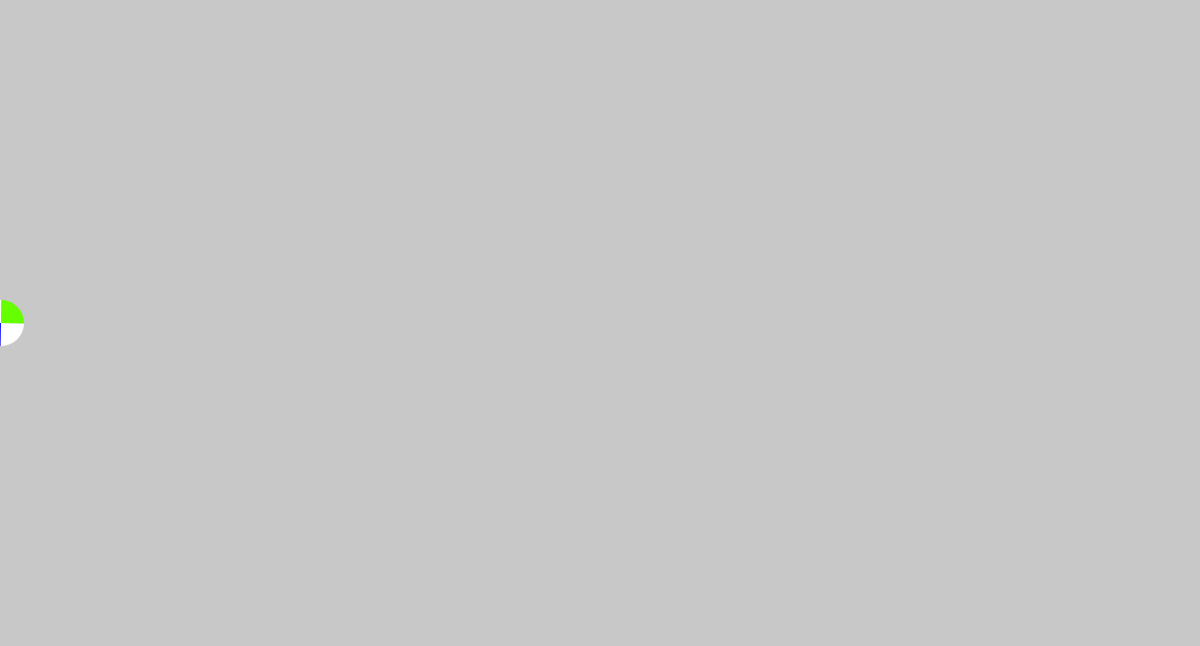
Frame 1 (no input)
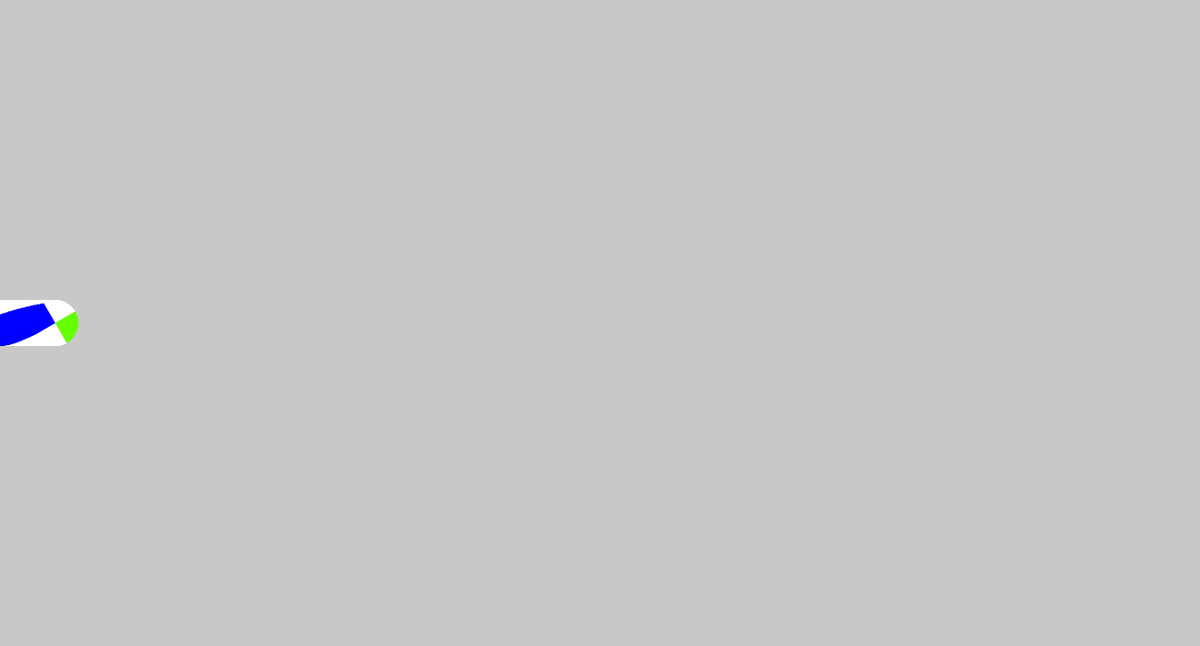
Frame 60 (no input)
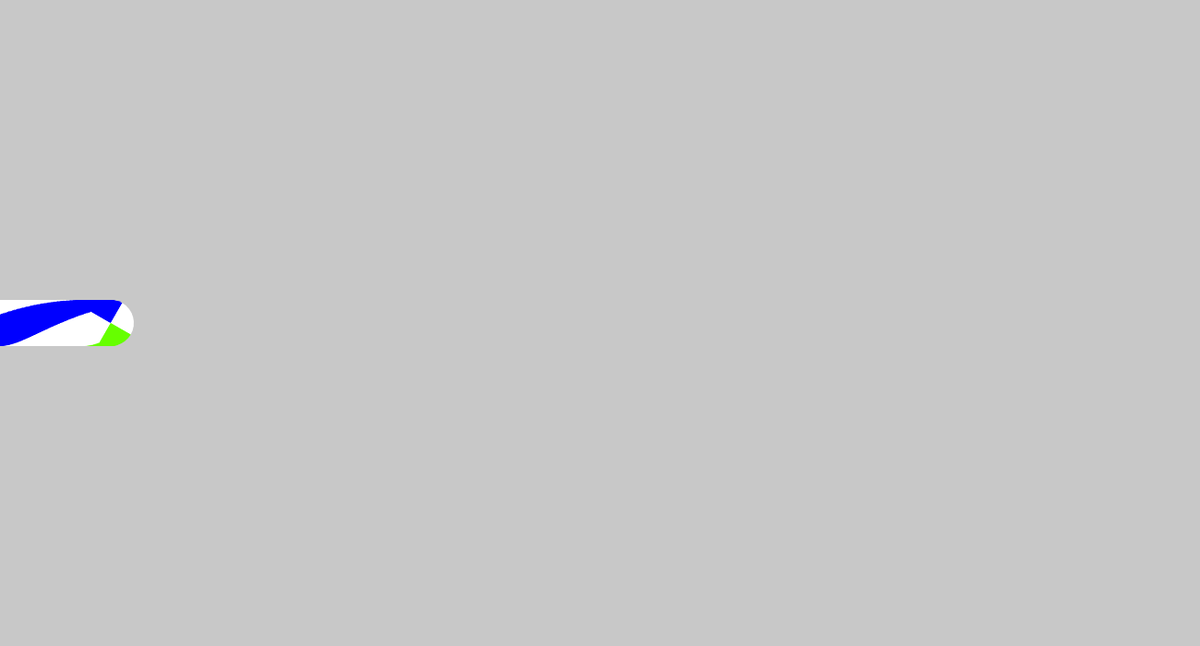
Frame 120 (the mouse pressed at the canvas centre since frame 60)

The p5.js sketch that drew these frames (run headless with seeded random() and noise() and a simulated clock; from frame 60 on, the mouse is pressed at the canvas centre):

// p5.js sketch
// ── sketch.js
function setup() {
  createCanvas(1300, 700);
  angleMode(DEGREES);
  noStroke();
  background(200);
  frameRate(50);
}

function draw() {
  fill(255)
  arc(frameCount, height/2, 50, 50, frameCount, frameCount+90, PIE);
  fill(0,0,255)
  arc(frameCount, height/2, 50, 50, frameCount+90, frameCount+180, PIE);
  fill(255)
  arc(frameCount, height/2, 50, 50, frameCount+180, frameCount+270, PIE);
  fill(102,255,0)
  arc(frameCount, height/2, 50, 50, frameCount+270, frameCount+360, PIE);
}
